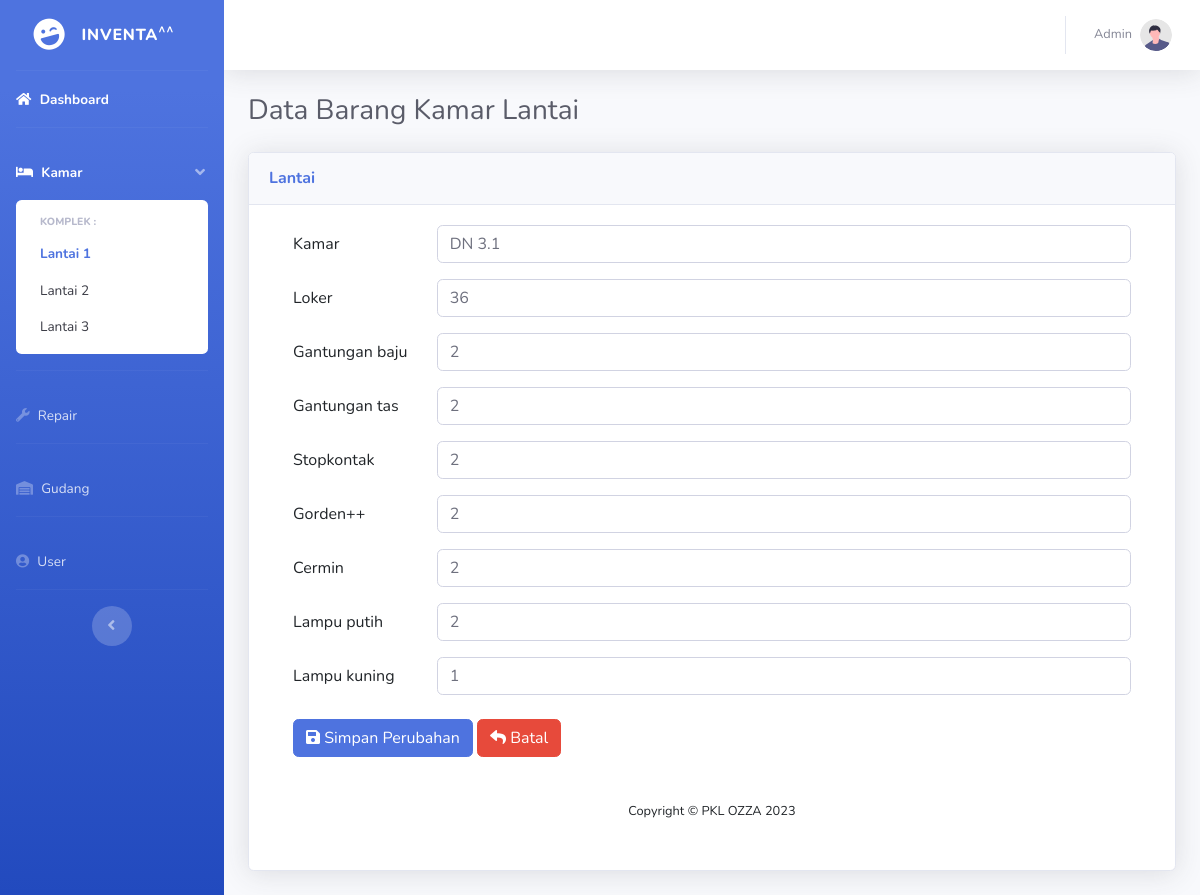
Page /kelola.php?ubah=1 on the committed database.
### tables this page shows
CREATE TABLE `barang_lt3` (
  `id` int(11) NOT NULL,
  `Kamar` varchar(8) NOT NULL,
  `Loker` int(3) NOT NULL,
  `Gantungan_tas` int(3) NOT NULL,
  `Gantungan_baju` int(3) NOT NULL,
  `Stopkontak` int(3) NOT NULL,
  `Gorden` int(3) NOT NULL,
  `Cermin` int(3) NOT NULL,
  `Lampu_putih` int(3) NOT NULL,
  `Lampu_kuning` int(3) NOT NULL
);

### kelola.php (the view, shortened to what this page needs)
<!DOCTYPE html>
<?php
    include 'koneksi.php';
        $Kamar = '';
        $Loker = '';
        $Gantungan_baju = '';
        $Gantungan_tas = '';
        $Stopkontak = '';
        $Gorden = '';
        $Cermin = '';
        $Lampu_putih = '';
        $Lampu_kuning = '';
 $lantai = $_GET['lantai'];
    if(isset($_GET['ubah'])){
        $id = $_GET['ubah'];
        if ($lantai == '1') {
            $query ="SELECT * FROM barang_kamar WHERE id = '$id'";
        } else if ($lantai == '2') {
            $query ="SELECT * FROM barang_lt2 WHERE id = '$id'";
        } else {
            $query ="SELECT * FROM barang_lt3 WHERE id = '$id'";
        }
        $sql = mysqli_query($conn, $query);
        $result = mysqli_fetch_assoc($sql);
        $Kamar = $result['Kamar'];
        $Loker = $result['Loker'];
        $Gantungan_baju = $result['Gantungan_baju'];
        $Gantungan_tas = $result['Gantungan_tas'];
        $Stopkontak = $result['Stopkontak'];
        $Gorden = $result['Gorden'];
        $Cermin = $result['Cermin'];
        $Lampu_putih = $result['Lampu_putih'];
        $Lampu_kuning = $result['Lampu_kuning'];
    }
?>
<html>
<html lang="en">
<head>
 <?php include 'header.php';?>
</head>
<body id="page-top">
  <?php include'menu.php'; ?>
                <div class="container-fluid">
                    <h1 class="h3 mb-4 text-gray-800">Data Barang Kamar Lantai  <?php echo $_GET['lantai'] ?></h1>
                        <div class="card shadow mb-4">
                            <div class="card-header py-3">
                            <h6 class="m-0 font-weight-bold text-primary">Lantai  <?php echo $_GET['lantai'] ?></h6>
                            </div>
                        <div class="card-body">
              <div class="container">
                <form method="POST" action="proses.php" enctype="form-data">
              <div class="mb-3 row">
                    <label for="Kamar" class="col-sm-2 col-form-label">Kamar</label>
                <div class="col-sm-10">
                      <input type="text" name="Kamar" class="form-control" id="Kamar" placeholder="ex:DN 1.1" value="<?php echo $Kamar; ?>">
                </div>
                </div>
                <div class="mb-3 row">
                <label for="Loker" class="col-sm-2 col-form-label">Loker</label>
                <div class="col-sm-10">
                  <input type="text" name="Loker" class="form-control" id="Loker" placeholder="ex:32" value="<?php echo $Loker; ?>">
                </div>
                </div>
                <div class="mb-3 row">
                <label for="Gantungan_baju" class="col-sm-2 col-form-label">Gantungan baju</label>
                <div class="col-sm-10">
                  <input type="text" name="Gantungan_baju" class="form-control" id="Gantungan baju" placeholder="ex:2" value="<?php echo $Gantungan_baju; ?>">
                </div>
              </div>
               <div class="mb-3 row">
                <label for="Gantungan_tas" class="col-sm-2 col-form-label">Gantungan tas</label>
                <div class="col-sm-10">
                  <input type="text" name="Gantungan_tas" class="form-control" id="Gantungan tas" placeholder="ex:2" value="<?php echo $Gantungan_tas; ?>">
                </div>
              </div>
                <div class="mb-3 row">
                <label for="Stopkontak" class="col-sm-2 col-form-label">Stopkontak</label>
                <div class="col-sm-10">
                  <input type="text" name="Stopkontak" class="form-control" id="Stopkontak" placeholder="ex:2" value="<?php echo $Stopkontak; ?>">
                </div>
              </div>
                <div class="mb-3 row">
                <label for="Gorden++" class="col-sm-2 col-form-label">Gorden++</label>
                <div class="col-sm-10">
                  <input type="text" name="Gorden" class="form-control" id="Gorden" placeholder="ex:2" value="<?php echo $Gorden; ?>">
                </div>
              </div>
                <div class="mb-3 row">
                <label for="Cermin" class="col-sm-2 col-form-label">Cermin</label>
                <div class="col-sm-10">
                  <input type="text" name="Cermin" class="form-control" id="Cermin" placeholder="ex:2" value="<?php echo $Cermin; ?>">
                </div>
              </div>
                <div class="mb-3 row">
                <label for="Lampu_putih" class="col-sm-2 col-form-label">Lampu putih</label>
                <div class="col-sm-10">
                  <input type="text" name="Lampu_putih" class="form-control" id="Lampu putih" placeholder="ex:2" value="<?php echo $Lampu_putih; ?>">
                </div>
              </div>
                <div class="mb-3 row">
                <label for="Lampu_kuning" class="col-sm-2 col-form-label">Lampu kuning</label>
                <div class="col-sm-10">
                  <input type="text" name="Lampu_kuning" class="form-control" id="Lampu kuning" placeholder="ex:2" value="<?php echo $Lampu_kuning; ?>">
                </div>
              </div>
              <div class="mb-3 row mt-4">
                <div class="col">
                    <?php
                        if(isset($_GET['ubah'])){
                    ?>
                    <button type="submit" name="aksi" value="edit" class="btn btn-primary">
                        <i class="fa fa-floppy-o" aria-hidden="true"></i>
                        Simpan Perubahan
                    </button>
                    <?php
                        }
                    ?>
                <a href="lantai.php?lantai=<?php echo $lantai ?>"type="button" class="btn btn-danger">
                    <i class="fa fa-reply" aria-hidden="true"></i>
                    Batal
                </a>
              </div>
          </div>
        </form>
    </div>
    <?php include'footer.php';?>
</body>
</html>

### rows in the picture
barang_lt3: Kamar "DN 3.1", Loker "36", Gantungan_baju "2", Gantungan_tas "2", Stopkontak "2", Gorden "2", Cermin "2", Lampu_putih "2", Lampu_kuning "1"
